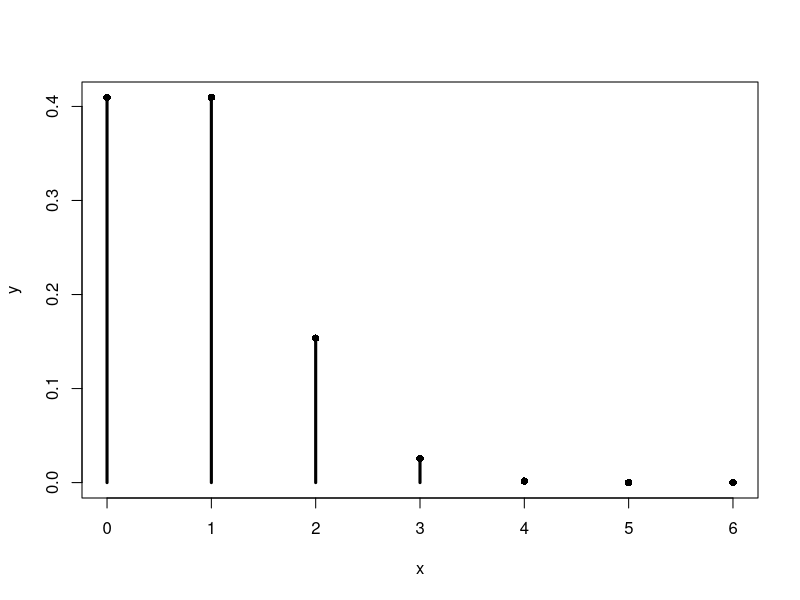

The R script that drew this image:
# En una empresa el Jefe de Producción plantea que el 20% de los tornillos producidos por una
# máquina son defectuosos, toma una muestra de cuatro tornillos.
# a) Determinar la variable bajo estudio. Indique los supuestos que debe realizar para justificar el
# modelo elegido.
n = 4
p = .2

# b) Determine la función de probabilidad. Grafique.
x = seq(0, 6, 1)
y = dbinom(x, n, p)
plot(x, y, type='h', lwd=3)
points(x, y, type = "p", pch=16)

# c) Determine la probabilidad de que de los cuatro tornillos de la muestra:
# ca) uno sólo sea defectuoso;
pca = dbinom(1, n, p)
print(paste('P( X = 1 ) = ', pca))

# cb) ninguno sea defectuoso;
pcb = dbinom(0, n, p)
print(paste('P( X = 0 ) = ', pcb))

# cc) menos de 2 sean defectuosos.
pcc = pbinom(1, n, p)
print(paste('P( X < 2 ) = ', pcc))

# d) ¿Cuántos tornillos se espera encontrar defectuosos de los cuatro elegidos aleatoriamente?
# E(X) = np
print(paste('E(X) = ', n*p))